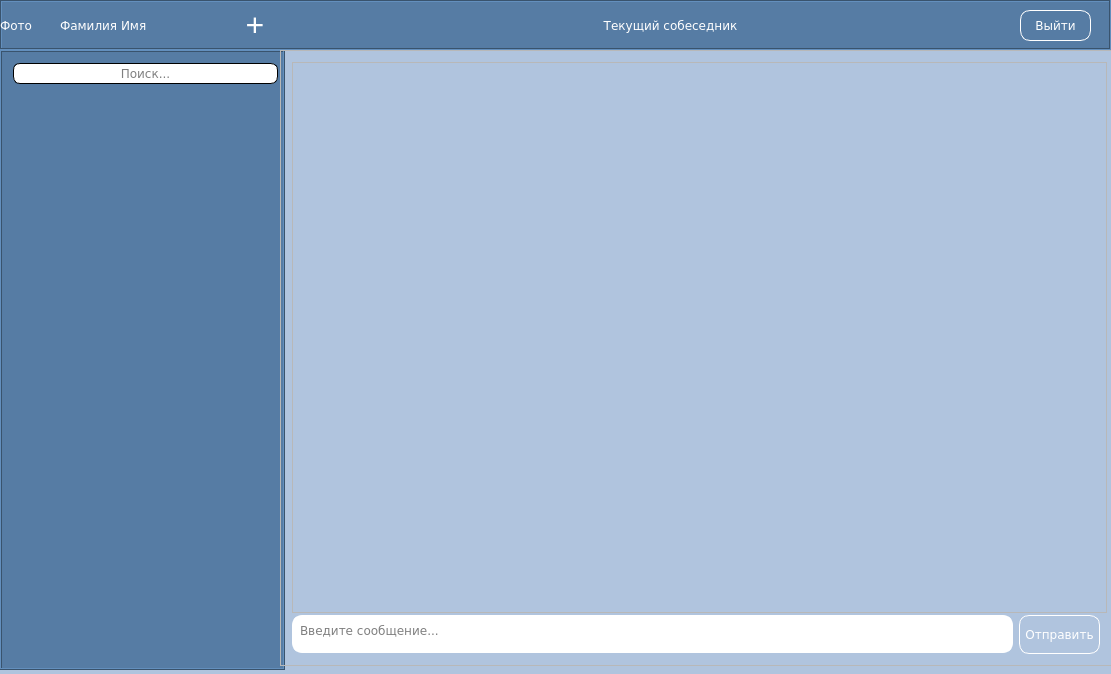
<?xml version="1.0" encoding="UTF-8"?>
<ui version="4.0">
 <class>MessengerWindowClass</class>
 <widget class="QMainWindow" name="MessengerWindowClass">
  <property name="geometry">
   <rect>
    <x>0</x>
    <y>0</y>
    <width>1111</width>
    <height>674</height>
   </rect>
  </property>
  <property name="font">
   <font>
    <family>Verdana</family>
   </font>
  </property>
  <property name="windowTitle">
   <string>MessengerWindow</string>
  </property>
  <property name="styleSheet">
   <string notr="true">QFrame#panel 									{  background-color: rgb(86, 124, 164); }


QPushButton#newDialogB 					{  border: 0px; border-radius: 0px}
QPushButton#newDialogB:pressed 	{  border: 0px solid black; color: black; font: 32px}


QPushButton 										{  border: 1px solid white; border-radius: 10px;}
QPushButton:hover 							{  border: 1px solid black; color: black; }
QPushButton:pressed 						{  border: 2px solid black; color: black; font:  bold ; }

QLineEdit#dialogSearch						{  border: 1px solid ; border-radius: 7px; }

QTextEdit#message							{  border: 4px solid  white; border-radius: 10px;}



QWidget#centralWidget,dialogFrame	{  background-color: rgb(176,196,222);}
QScrollArea QWidget							{   background-color: rgb(176,196,222); }
QScrollArea#dialogsInfoArea QWidget {background-color: rgb(86, 124, 164);}


QFrame#dialogsInfoFrame  				{background-color: rgb(86, 124, 164);}


QScrollBar:vertical { border-radius: 2px; background: transparent; width: 4px;  margin: 0px 0px 0px 0px;}

QScrollBar::handle:vertical { border-radius: 2px; background: white; min-height: 5px; }

QScrollBar::add-line:vertical { height: 0px; subcontrol-position: bottom; subcontrol-origin: margin; }

QScrollBar::sub-line:vertical { height: 0px; subcontrol-position: top; subcontrol-origin: margin; }

QScrollBar::add-page:vertical, QScrollBar::sub-page:vertical { background: none; }

QComboBox QAbstractItemView {

	border-radius: 10px ;
	background: rgb(176,196,222);
	padding-left: 5px;
    selection-background-color: rgb(86, 124, 164);
}

QComboBox { border: 1px solid white ; border-radius: 10px; background: rgb(86, 124, 164); padding-left: 5px;  color: white;}

QComboBox::down-arrow { image: url(); }

QComboBox::drop-down { border: 0px; }
</string>
  </property>
  <widget class="QWidget" name="centralWidget">
   <widget class="QFrame" name="panel">
    <property name="geometry">
     <rect>
      <x>0</x>
      <y>0</y>
      <width>1111</width>
      <height>50</height>
     </rect>
    </property>
    <property name="minimumSize">
     <size>
      <width>1111</width>
      <height>50</height>
     </size>
    </property>
    <property name="maximumSize">
     <size>
      <width>1111</width>
      <height>50</height>
     </size>
    </property>
    <property name="palette">
     <palette>
      <active>
       <colorrole role="Button">
        <brush brushstyle="SolidPattern">
         <color alpha="255">
          <red>86</red>
          <green>124</green>
          <blue>164</blue>
         </color>
        </brush>
       </colorrole>
       <colorrole role="Base">
        <brush brushstyle="SolidPattern">
         <color alpha="255">
          <red>86</red>
          <green>124</green>
          <blue>164</blue>
         </color>
        </brush>
       </colorrole>
       <colorrole role="Window">
        <brush brushstyle="SolidPattern">
         <color alpha="255">
          <red>86</red>
          <green>124</green>
          <blue>164</blue>
         </color>
        </brush>
       </colorrole>
      </active>
      <inactive>
       <colorrole role="Button">
        <brush brushstyle="SolidPattern">
         <color alpha="255">
          <red>86</red>
          <green>124</green>
          <blue>164</blue>
         </color>
        </brush>
       </colorrole>
       <colorrole role="Base">
        <brush brushstyle="SolidPattern">
         <color alpha="255">
          <red>86</red>
          <green>124</green>
          <blue>164</blue>
         </color>
        </brush>
       </colorrole>
       <colorrole role="Window">
        <brush brushstyle="SolidPattern">
         <color alpha="255">
          <red>86</red>
          <green>124</green>
          <blue>164</blue>
         </color>
        </brush>
       </colorrole>
      </inactive>
      <disabled>
       <colorrole role="Button">
        <brush brushstyle="SolidPattern">
         <color alpha="255">
          <red>86</red>
          <green>124</green>
          <blue>164</blue>
         </color>
        </brush>
       </colorrole>
       <colorrole role="Base">
        <brush brushstyle="SolidPattern">
         <color alpha="255">
          <red>86</red>
          <green>124</green>
          <blue>164</blue>
         </color>
        </brush>
       </colorrole>
       <colorrole role="Window">
        <brush brushstyle="SolidPattern">
         <color alpha="255">
          <red>86</red>
          <green>124</green>
          <blue>164</blue>
         </color>
        </brush>
       </colorrole>
      </disabled>
     </palette>
    </property>
    <property name="styleSheet">
     <string notr="true"/>
    </property>
    <property name="frameShape">
     <enum>QFrame::Box</enum>
    </property>
    <property name="frameShadow">
     <enum>QFrame::Sunken</enum>
    </property>
    <widget class="QLabel" name="userPhoto">
     <property name="geometry">
      <rect>
       <x>0</x>
       <y>0</y>
       <width>50</width>
       <height>50</height>
      </rect>
     </property>
     <property name="minimumSize">
      <size>
       <width>50</width>
       <height>50</height>
      </size>
     </property>
     <property name="maximumSize">
      <size>
       <width>50</width>
       <height>50</height>
      </size>
     </property>
     <property name="palette">
      <palette>
       <active>
        <colorrole role="WindowText">
         <brush brushstyle="SolidPattern">
          <color alpha="255">
           <red>255</red>
           <green>255</green>
           <blue>255</blue>
          </color>
         </brush>
        </colorrole>
        <colorrole role="Button">
         <brush brushstyle="SolidPattern">
          <color alpha="255">
           <red>86</red>
           <green>124</green>
           <blue>164</blue>
          </color>
         </brush>
        </colorrole>
        <colorrole role="Base">
         <brush brushstyle="SolidPattern">
          <color alpha="255">
           <red>86</red>
           <green>124</green>
           <blue>164</blue>
          </color>
         </brush>
        </colorrole>
        <colorrole role="Window">
         <brush brushstyle="SolidPattern">
          <color alpha="255">
           <red>86</red>
           <green>124</green>
           <blue>164</blue>
          </color>
         </brush>
        </colorrole>
       </active>
       <inactive>
        <colorrole role="WindowText">
         <brush brushstyle="SolidPattern">
          <color alpha="255">
           <red>255</red>
           <green>255</green>
           <blue>255</blue>
          </color>
         </brush>
        </colorrole>
        <colorrole role="Button">
         <brush brushstyle="SolidPattern">
          <color alpha="255">
           <red>86</red>
           <green>124</green>
           <blue>164</blue>
          </color>
         </brush>
        </colorrole>
        <colorrole role="Base">
         <brush brushstyle="SolidPattern">
          <color alpha="255">
           <red>86</red>
           <green>124</green>
           <blue>164</blue>
          </color>
         </brush>
        </colorrole>
        <colorrole role="Window">
         <brush brushstyle="SolidPattern">
          <color alpha="255">
           <red>86</red>
           <green>124</green>
           <blue>164</blue>
          </color>
         </brush>
        </colorrole>
       </inactive>
       <disabled>
        <colorrole role="WindowText">
         <brush brushstyle="SolidPattern">
          <color alpha="255">
           <red>120</red>
           <green>120</green>
           <blue>120</blue>
          </color>
         </brush>
        </colorrole>
        <colorrole role="Button">
         <brush brushstyle="SolidPattern">
          <color alpha="255">
           <red>86</red>
           <green>124</green>
           <blue>164</blue>
          </color>
         </brush>
        </colorrole>
        <colorrole role="Base">
         <brush brushstyle="SolidPattern">
          <color alpha="255">
           <red>86</red>
           <green>124</green>
           <blue>164</blue>
          </color>
         </brush>
        </colorrole>
        <colorrole role="Window">
         <brush brushstyle="SolidPattern">
          <color alpha="255">
           <red>86</red>
           <green>124</green>
           <blue>164</blue>
          </color>
         </brush>
        </colorrole>
       </disabled>
      </palette>
     </property>
     <property name="font">
      <font>
       <family>Verdana</family>
      </font>
     </property>
     <property name="text">
      <string>Фото</string>
     </property>
    </widget>
    <widget class="QLabel" name="userName">
     <property name="geometry">
      <rect>
       <x>60</x>
       <y>0</y>
       <width>161</width>
       <height>50</height>
      </rect>
     </property>
     <property name="minimumSize">
      <size>
       <width>161</width>
       <height>50</height>
      </size>
     </property>
     <property name="maximumSize">
      <size>
       <width>161</width>
       <height>50</height>
      </size>
     </property>
     <property name="palette">
      <palette>
       <active>
        <colorrole role="WindowText">
         <brush brushstyle="SolidPattern">
          <color alpha="255">
           <red>255</red>
           <green>255</green>
           <blue>255</blue>
          </color>
         </brush>
        </colorrole>
        <colorrole role="Button">
         <brush brushstyle="SolidPattern">
          <color alpha="255">
           <red>86</red>
           <green>124</green>
           <blue>164</blue>
          </color>
         </brush>
        </colorrole>
        <colorrole role="Base">
         <brush brushstyle="SolidPattern">
          <color alpha="255">
           <red>86</red>
           <green>124</green>
           <blue>164</blue>
          </color>
         </brush>
        </colorrole>
        <colorrole role="Window">
         <brush brushstyle="SolidPattern">
          <color alpha="255">
           <red>86</red>
           <green>124</green>
           <blue>164</blue>
          </color>
         </brush>
        </colorrole>
       </active>
       <inactive>
        <colorrole role="WindowText">
         <brush brushstyle="SolidPattern">
          <color alpha="255">
           <red>255</red>
           <green>255</green>
           <blue>255</blue>
          </color>
         </brush>
        </colorrole>
        <colorrole role="Button">
         <brush brushstyle="SolidPattern">
          <color alpha="255">
           <red>86</red>
           <green>124</green>
           <blue>164</blue>
          </color>
         </brush>
        </colorrole>
        <colorrole role="Base">
         <brush brushstyle="SolidPattern">
          <color alpha="255">
           <red>86</red>
           <green>124</green>
           <blue>164</blue>
          </color>
         </brush>
        </colorrole>
        <colorrole role="Window">
         <brush brushstyle="SolidPattern">
          <color alpha="255">
           <red>86</red>
           <green>124</green>
           <blue>164</blue>
          </color>
         </brush>
        </colorrole>
       </inactive>
       <disabled>
        <colorrole role="WindowText">
         <brush brushstyle="SolidPattern">
          <color alpha="255">
           <red>120</red>
           <green>120</green>
           <blue>120</blue>
          </color>
         </brush>
        </colorrole>
        <colorrole role="Button">
         <brush brushstyle="SolidPattern">
          <color alpha="255">
           <red>86</red>
           <green>124</green>
           <blue>164</blue>
          </color>
         </brush>
        </colorrole>
        <colorrole role="Base">
         <brush brushstyle="SolidPattern">
          <color alpha="255">
           <red>86</red>
           <green>124</green>
           <blue>164</blue>
          </color>
         </brush>
        </colorrole>
        <colorrole role="Window">
         <brush brushstyle="SolidPattern">
          <color alpha="255">
           <red>86</red>
           <green>124</green>
           <blue>164</blue>
          </color>
         </brush>
        </colorrole>
       </disabled>
      </palette>
     </property>
     <property name="font">
      <font>
       <family>Verdana</family>
      </font>
     </property>
     <property name="text">
      <string>Фамилия Имя</string>
     </property>
    </widget>
    <widget class="QPushButton" name="logoutB">
     <property name="geometry">
      <rect>
       <x>1020</x>
       <y>10</y>
       <width>71</width>
       <height>31</height>
      </rect>
     </property>
     <property name="minimumSize">
      <size>
       <width>71</width>
       <height>31</height>
      </size>
     </property>
     <property name="maximumSize">
      <size>
       <width>71</width>
       <height>31</height>
      </size>
     </property>
     <property name="palette">
      <palette>
       <active>
        <colorrole role="Button">
         <brush brushstyle="SolidPattern">
          <color alpha="255">
           <red>86</red>
           <green>124</green>
           <blue>164</blue>
          </color>
         </brush>
        </colorrole>
        <colorrole role="ButtonText">
         <brush brushstyle="SolidPattern">
          <color alpha="255">
           <red>255</red>
           <green>255</green>
           <blue>255</blue>
          </color>
         </brush>
        </colorrole>
        <colorrole role="Base">
         <brush brushstyle="SolidPattern">
          <color alpha="255">
           <red>86</red>
           <green>124</green>
           <blue>164</blue>
          </color>
         </brush>
        </colorrole>
        <colorrole role="Window">
         <brush brushstyle="SolidPattern">
          <color alpha="255">
           <red>86</red>
           <green>124</green>
           <blue>164</blue>
          </color>
         </brush>
        </colorrole>
       </active>
       <inactive>
        <colorrole role="Button">
         <brush brushstyle="SolidPattern">
          <color alpha="255">
           <red>86</red>
           <green>124</green>
           <blue>164</blue>
          </color>
         </brush>
        </colorrole>
        <colorrole role="ButtonText">
         <brush brushstyle="SolidPattern">
          <color alpha="255">
           <red>255</red>
           <green>255</green>
           <blue>255</blue>
          </color>
         </brush>
        </colorrole>
        <colorrole role="Base">
         <brush brushstyle="SolidPattern">
          <color alpha="255">
           <red>86</red>
           <green>124</green>
           <blue>164</blue>
          </color>
         </brush>
        </colorrole>
        <colorrole role="Window">
         <brush brushstyle="SolidPattern">
          <color alpha="255">
           <red>86</red>
           <green>124</green>
           <blue>164</blue>
          </color>
         </brush>
        </colorrole>
       </inactive>
       <disabled>
        <colorrole role="Button">
         <brush brushstyle="SolidPattern">
          <color alpha="255">
           <red>86</red>
           <green>124</green>
           <blue>164</blue>
          </color>
         </brush>
        </colorrole>
        <colorrole role="ButtonText">
         <brush brushstyle="SolidPattern">
          <color alpha="255">
           <red>120</red>
           <green>120</green>
           <blue>120</blue>
          </color>
         </brush>
        </colorrole>
        <colorrole role="Base">
         <brush brushstyle="SolidPattern">
          <color alpha="255">
           <red>86</red>
           <green>124</green>
           <blue>164</blue>
          </color>
         </brush>
        </colorrole>
        <colorrole role="Window">
         <brush brushstyle="SolidPattern">
          <color alpha="255">
           <red>86</red>
           <green>124</green>
           <blue>164</blue>
          </color>
         </brush>
        </colorrole>
       </disabled>
      </palette>
     </property>
     <property name="font">
      <font>
       <family>Verdana</family>
      </font>
     </property>
     <property name="text">
      <string>Выйти</string>
     </property>
    </widget>
    <widget class="QPushButton" name="newDialogB">
     <property name="geometry">
      <rect>
       <x>230</x>
       <y>0</y>
       <width>50</width>
       <height>50</height>
      </rect>
     </property>
     <property name="minimumSize">
      <size>
       <width>50</width>
       <height>50</height>
      </size>
     </property>
     <property name="maximumSize">
      <size>
       <width>50</width>
       <height>50</height>
      </size>
     </property>
     <property name="palette">
      <palette>
       <active>
        <colorrole role="Button">
         <brush brushstyle="SolidPattern">
          <color alpha="255">
           <red>86</red>
           <green>124</green>
           <blue>164</blue>
          </color>
         </brush>
        </colorrole>
        <colorrole role="ButtonText">
         <brush brushstyle="SolidPattern">
          <color alpha="255">
           <red>255</red>
           <green>255</green>
           <blue>255</blue>
          </color>
         </brush>
        </colorrole>
        <colorrole role="Base">
         <brush brushstyle="SolidPattern">
          <color alpha="255">
           <red>86</red>
           <green>124</green>
           <blue>164</blue>
          </color>
         </brush>
        </colorrole>
        <colorrole role="Window">
         <brush brushstyle="SolidPattern">
          <color alpha="255">
           <red>86</red>
           <green>124</green>
           <blue>164</blue>
          </color>
         </brush>
        </colorrole>
       </active>
       <inactive>
        <colorrole role="Button">
         <brush brushstyle="SolidPattern">
          <color alpha="255">
           <red>86</red>
           <green>124</green>
           <blue>164</blue>
          </color>
         </brush>
        </colorrole>
        <colorrole role="ButtonText">
         <brush brushstyle="SolidPattern">
          <color alpha="255">
           <red>255</red>
           <green>255</green>
           <blue>255</blue>
          </color>
         </brush>
        </colorrole>
        <colorrole role="Base">
         <brush brushstyle="SolidPattern">
          <color alpha="255">
           <red>86</red>
           <green>124</green>
           <blue>164</blue>
          </color>
         </brush>
        </colorrole>
        <colorrole role="Window">
         <brush brushstyle="SolidPattern">
          <color alpha="255">
           <red>86</red>
           <green>124</green>
           <blue>164</blue>
          </color>
         </brush>
        </colorrole>
       </inactive>
       <disabled>
        <colorrole role="Button">
         <brush brushstyle="SolidPattern">
          <color alpha="255">
           <red>86</red>
           <green>124</green>
           <blue>164</blue>
          </color>
         </brush>
        </colorrole>
        <colorrole role="ButtonText">
         <brush brushstyle="SolidPattern">
          <color alpha="255">
           <red>120</red>
           <green>120</green>
           <blue>120</blue>
          </color>
         </brush>
        </colorrole>
        <colorrole role="Base">
         <brush brushstyle="SolidPattern">
          <color alpha="255">
           <red>86</red>
           <green>124</green>
           <blue>164</blue>
          </color>
         </brush>
        </colorrole>
        <colorrole role="Window">
         <brush brushstyle="SolidPattern">
          <color alpha="255">
           <red>86</red>
           <green>124</green>
           <blue>164</blue>
          </color>
         </brush>
        </colorrole>
       </disabled>
      </palette>
     </property>
     <property name="font">
      <font>
       <pointsize>24</pointsize>
      </font>
     </property>
     <property name="text">
      <string>+</string>
     </property>
     <property name="flat">
      <bool>true</bool>
     </property>
    </widget>
    <widget class="QLabel" name="currentOponent">
     <property name="geometry">
      <rect>
       <x>580</x>
       <y>10</y>
       <width>181</width>
       <height>31</height>
      </rect>
     </property>
     <property name="minimumSize">
      <size>
       <width>181</width>
       <height>31</height>
      </size>
     </property>
     <property name="maximumSize">
      <size>
       <width>181</width>
       <height>31</height>
      </size>
     </property>
     <property name="palette">
      <palette>
       <active>
        <colorrole role="WindowText">
         <brush brushstyle="SolidPattern">
          <color alpha="255">
           <red>255</red>
           <green>255</green>
           <blue>255</blue>
          </color>
         </brush>
        </colorrole>
        <colorrole role="Button">
         <brush brushstyle="SolidPattern">
          <color alpha="255">
           <red>86</red>
           <green>124</green>
           <blue>164</blue>
          </color>
         </brush>
        </colorrole>
        <colorrole role="Base">
         <brush brushstyle="SolidPattern">
          <color alpha="255">
           <red>86</red>
           <green>124</green>
           <blue>164</blue>
          </color>
         </brush>
        </colorrole>
        <colorrole role="Window">
         <brush brushstyle="SolidPattern">
          <color alpha="255">
           <red>86</red>
           <green>124</green>
           <blue>164</blue>
          </color>
         </brush>
        </colorrole>
       </active>
       <inactive>
        <colorrole role="WindowText">
         <brush brushstyle="SolidPattern">
          <color alpha="255">
           <red>255</red>
           <green>255</green>
           <blue>255</blue>
          </color>
         </brush>
        </colorrole>
        <colorrole role="Button">
         <brush brushstyle="SolidPattern">
          <color alpha="255">
           <red>86</red>
           <green>124</green>
           <blue>164</blue>
          </color>
         </brush>
        </colorrole>
        <colorrole role="Base">
         <brush brushstyle="SolidPattern">
          <color alpha="255">
           <red>86</red>
           <green>124</green>
           <blue>164</blue>
          </color>
         </brush>
        </colorrole>
        <colorrole role="Window">
         <brush brushstyle="SolidPattern">
          <color alpha="255">
           <red>86</red>
           <green>124</green>
           <blue>164</blue>
          </color>
         </brush>
        </colorrole>
       </inactive>
       <disabled>
        <colorrole role="WindowText">
         <brush brushstyle="SolidPattern">
          <color alpha="255">
           <red>120</red>
           <green>120</green>
           <blue>120</blue>
          </color>
         </brush>
        </colorrole>
        <colorrole role="Button">
         <brush brushstyle="SolidPattern">
          <color alpha="255">
           <red>86</red>
           <green>124</green>
           <blue>164</blue>
          </color>
         </brush>
        </colorrole>
        <colorrole role="Base">
         <brush brushstyle="SolidPattern">
          <color alpha="255">
           <red>86</red>
           <green>124</green>
           <blue>164</blue>
          </color>
         </brush>
        </colorrole>
        <colorrole role="Window">
         <brush brushstyle="SolidPattern">
          <color alpha="255">
           <red>86</red>
           <green>124</green>
           <blue>164</blue>
          </color>
         </brush>
        </colorrole>
       </disabled>
      </palette>
     </property>
     <property name="font">
      <font>
       <family>Verdana</family>
      </font>
     </property>
     <property name="text">
      <string>Текущий собеседник</string>
     </property>
     <property name="alignment">
      <set>Qt::AlignCenter</set>
     </property>
    </widget>
   </widget>
   <widget class="QFrame" name="dialogsInfoFrame">
    <property name="geometry">
     <rect>
      <x>0</x>
      <y>50</y>
      <width>285</width>
      <height>620</height>
     </rect>
    </property>
    <property name="minimumSize">
     <size>
      <width>285</width>
      <height>620</height>
     </size>
    </property>
    <property name="maximumSize">
     <size>
      <width>285</width>
      <height>620</height>
     </size>
    </property>
    <property name="frameShape">
     <enum>QFrame::Box</enum>
    </property>
    <property name="frameShadow">
     <enum>QFrame::Raised</enum>
    </property>
    <layout class="QGridLayout" name="gridLayout">
     <item row="0" column="0">
      <widget class="QLineEdit" name="dialogSearch">
       <property name="minimumSize">
        <size>
         <width>265</width>
         <height>21</height>
        </size>
       </property>
       <property name="maximumSize">
        <size>
         <width>265</width>
         <height>21</height>
        </size>
       </property>
       <property name="font">
        <font>
         <family>Verdana</family>
        </font>
       </property>
       <property name="alignment">
        <set>Qt::AlignCenter</set>
       </property>
       <property name="placeholderText">
        <string>Поиск...</string>
       </property>
      </widget>
     </item>
     <item row="1" column="0">
      <widget class="QScrollArea" name="dialogsInfoArea">
       <property name="minimumSize">
        <size>
         <width>269</width>
         <height>571</height>
        </size>
       </property>
       <property name="maximumSize">
        <size>
         <width>269</width>
         <height>571</height>
        </size>
       </property>
       <property name="frameShape">
        <enum>QFrame::NoFrame</enum>
       </property>
       <property name="verticalScrollBarPolicy">
        <enum>Qt::ScrollBarAsNeeded</enum>
       </property>
       <property name="horizontalScrollBarPolicy">
        <enum>Qt::ScrollBarAlwaysOff</enum>
       </property>
       <property name="widgetResizable">
        <bool>true</bool>
       </property>
       <widget class="QWidget" name="scrollAreaWidgetContents">
        <property name="geometry">
         <rect>
          <x>0</x>
          <y>0</y>
          <width>269</width>
          <height>571</height>
         </rect>
        </property>
       </widget>
      </widget>
     </item>
    </layout>
   </widget>
   <widget class="QFrame" name="dialogFrame">
    <property name="geometry">
     <rect>
      <x>280</x>
      <y>50</y>
      <width>835</width>
      <height>616</height>
     </rect>
    </property>
    <property name="frameShape">
     <enum>QFrame::StyledPanel</enum>
    </property>
    <property name="frameShadow">
     <enum>QFrame::Raised</enum>
    </property>
    <layout class="QGridLayout" name="gridLayout_2">
     <item row="0" column="0" colspan="2">
      <widget class="QScrollArea" name="dialogArea">
       <property name="minimumSize">
        <size>
         <width>815</width>
         <height>551</height>
        </size>
       </property>
       <property name="maximumSize">
        <size>
         <width>16777215</width>
         <height>16777215</height>
        </size>
       </property>
       <property name="layoutDirection">
        <enum>Qt::LeftToRight</enum>
       </property>
       <property name="verticalScrollBarPolicy">
        <enum>Qt::ScrollBarAsNeeded</enum>
       </property>
       <property name="horizontalScrollBarPolicy">
        <enum>Qt::ScrollBarAlwaysOff</enum>
       </property>
       <property name="widgetResizable">
        <bool>true</bool>
       </property>
       <widget class="QWidget" name="scrollAreaWidgetContents_2">
        <property name="geometry">
         <rect>
          <x>0</x>
          <y>0</y>
          <width>813</width>
          <height>549</height>
         </rect>
        </property>
       </widget>
      </widget>
     </item>
     <item row="1" column="0">
      <widget class="QTextEdit" name="message">
       <property name="minimumSize">
        <size>
         <width>721</width>
         <height>38</height>
        </size>
       </property>
       <property name="maximumSize">
        <size>
         <width>721</width>
         <height>38</height>
        </size>
       </property>
       <property name="font">
        <font>
         <family>Verdana</family>
        </font>
       </property>
       <property name="placeholderText">
        <string>Введите сообщение...</string>
       </property>
      </widget>
     </item>
     <item row="1" column="1">
      <widget class="QPushButton" name="sendMessageB">
       <property name="minimumSize">
        <size>
         <width>81</width>
         <height>39</height>
        </size>
       </property>
       <property name="maximumSize">
        <size>
         <width>81</width>
         <height>39</height>
        </size>
       </property>
       <property name="palette">
        <palette>
         <active>
          <colorrole role="ButtonText">
           <brush brushstyle="SolidPattern">
            <color alpha="255">
             <red>255</red>
             <green>255</green>
             <blue>255</blue>
            </color>
           </brush>
          </colorrole>
         </active>
         <inactive>
          <colorrole role="ButtonText">
           <brush brushstyle="SolidPattern">
            <color alpha="255">
             <red>255</red>
             <green>255</green>
             <blue>255</blue>
            </color>
           </brush>
          </colorrole>
         </inactive>
         <disabled>
          <colorrole role="ButtonText">
           <brush brushstyle="SolidPattern">
            <color alpha="255">
             <red>120</red>
             <green>120</green>
             <blue>120</blue>
            </color>
           </brush>
          </colorrole>
         </disabled>
        </palette>
       </property>
       <property name="font">
        <font>
         <family>Verdana</family>
        </font>
       </property>
       <property name="text">
        <string>Отправить</string>
       </property>
      </widget>
     </item>
    </layout>
   </widget>
  </widget>
 </widget>
 <layoutdefault spacing="6" margin="11"/>
 <resources>
  <include location="messengerwindow.qrc"/>
 </resources>
 <connections/>
</ui>
